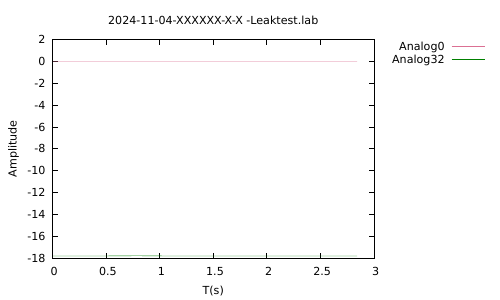

Recreate this plot in gnuplot.
set terminal pdf
set encoding utf8
set output "2024-11-04-XXXXXX-X-X -Leaktest.pdf"
set encoding utf8
#set xrange [0.0:600.0]
#set yrange [0.0:20.0]
set key outside
set style line 1 linecolor rgb '#DB7093' linewidth 0.1
set style line 2 linecolor rgb '#008000' linewidth 0.1
set title "2024-11-04-XXXXXX-X-X -Leaktest.lab"
set xlabel "T(s)"
set ylabel "Amplitude"
plot "2024-11-04-XXXXXX-X-X -Leaktest.lab" every ::1 using 1:2 w l linestyle 1 title "Analog0", "2024-11-04-XXXXXX-X-X -Leaktest.lab" using 1:3 w l linestyle 2 title "Analog32"
